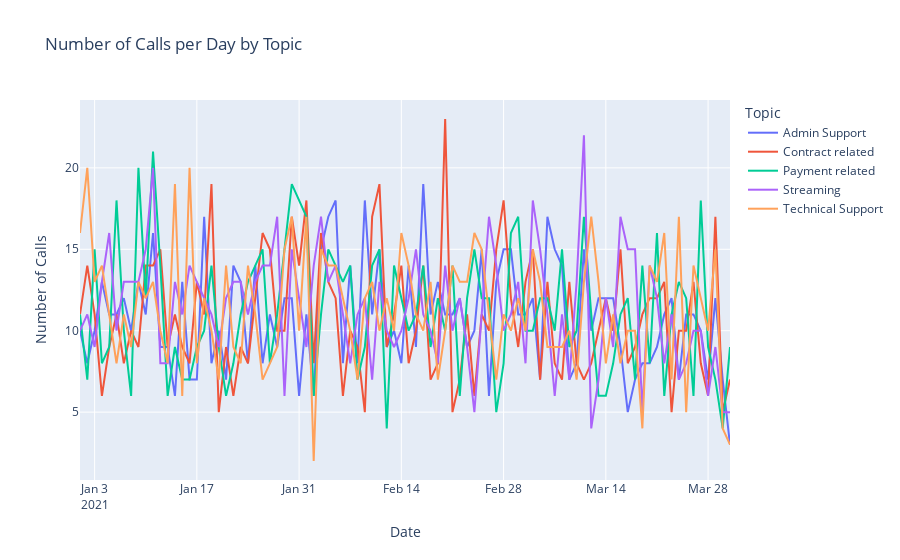

Notebook source saved alongside this figure:
### Code cell
fig = go.Figure()
for topic in daily_calls_per_topic["topic"].unique():
    data_subset = daily_calls_per_topic[daily_calls_per_topic["topic"] == topic]
    fig.add_trace(
        go.Scatter(
            x=data_subset["date"],
            y=data_subset["count"],
            mode="lines",
            name=topic,
        )
    )

# Customize the graph layout
fig.update_layout(
    title="Number of Calls per Day by Topic",
    xaxis_title="Date",
    yaxis_title="Number of Calls",
    legend_title="Topic",
)

# Display the graph
fig.show()
